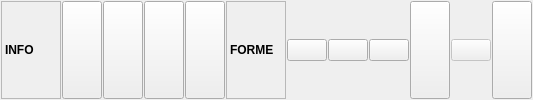
                 <widget class="QFrame" name="fraKupacToolBar">
                  <property name="sizePolicy">
                   <sizepolicy hsizetype="Preferred" vsizetype="Maximum">
                    <horstretch>0</horstretch>
                    <verstretch>0</verstretch>
                   </sizepolicy>
                  </property>
                  <property name="frameShape">
                   <enum>QFrame::NoFrame</enum>
                  </property>
                  <property name="frameShadow">
                   <enum>QFrame::Raised</enum>
                  </property>
                  <layout class="QHBoxLayout" name="horizontalLayout_33">
                   <property name="spacing">
                    <number>1</number>
                   </property>
                   <property name="leftMargin">
                    <number>1</number>
                   </property>
                   <property name="topMargin">
                    <number>1</number>
                   </property>
                   <property name="rightMargin">
                    <number>1</number>
                   </property>
                   <property name="bottomMargin">
                    <number>1</number>
                   </property>
                   <item>
                    <widget class="QLabel" name="label_4">
                     <property name="sizePolicy">
                      <sizepolicy hsizetype="Fixed" vsizetype="Preferred">
                       <horstretch>0</horstretch>
                       <verstretch>0</verstretch>
                      </sizepolicy>
                     </property>
                     <property name="minimumSize">
                      <size>
                       <width>60</width>
                       <height>27</height>
                      </size>
                     </property>
                     <property name="maximumSize">
                      <size>
                       <width>60</width>
                       <height>16777215</height>
                      </size>
                     </property>
                     <property name="font">
                      <font>
                       <weight>75</weight>
                       <bold>true</bold>
                      </font>
                     </property>
                     <property name="frameShape">
                      <enum>QFrame::StyledPanel</enum>
                     </property>
                     <property name="text">
                      <string>INFO</string>
                     </property>
                    </widget>
                   </item>
                   <item>
                    <widget class="QPushButton" name="btnStrankaTipInfo">
                     <property name="sizePolicy">
                      <sizepolicy hsizetype="Maximum" vsizetype="Preferred">
                       <horstretch>0</horstretch>
                       <verstretch>0</verstretch>
                      </sizepolicy>
                     </property>
                     <property name="maximumSize">
                      <size>
                       <width>40</width>
                       <height>16777215</height>
                      </size>
                     </property>
                     <property name="font">
                      <font>
                       <weight>75</weight>
                       <bold>true</bold>
                      </font>
                     </property>
                     <property name="cursor">
                      <cursorShape>PointingHandCursor</cursorShape>
                     </property>
                     <property name="toolTip">
                      <string>INFO - STRANKA TIP</string>
                     </property>
                     <property name="icon">
                      <iconset resource="../../resources/DonatForm.qrc">
                       <normaloff>:/InDonat/Forms/images/ULOGA_ID_16x16.png</normaloff>:/InDonat/Forms/images/ULOGA_ID_16x16.png</iconset>
                     </property>
                    </widget>
                   </item>
                   <item>
                    <widget class="QPushButton" name="btnStrankaRacunInfo">
                     <property name="sizePolicy">
                      <sizepolicy hsizetype="Maximum" vsizetype="Preferred">
                       <horstretch>0</horstretch>
                       <verstretch>0</verstretch>
                      </sizepolicy>
                     </property>
                     <property name="maximumSize">
                      <size>
                       <width>40</width>
                       <height>16777215</height>
                      </size>
                     </property>
                     <property name="font">
                      <font>
                       <weight>75</weight>
                       <bold>true</bold>
                      </font>
                     </property>
                     <property name="cursor">
                      <cursorShape>PointingHandCursor</cursorShape>
                     </property>
                     <property name="toolTip">
                      <string>INFO - STRANKA RAČUN</string>
                     </property>
                     <property name="icon">
                      <iconset resource="../../resources/DonatForm.qrc">
                       <normaloff>:/InDonat/Forms/images/user2.gif</normaloff>:/InDonat/Forms/images/user2.gif</iconset>
                     </property>
                    </widget>
                   </item>
                   <item>
                    <widget class="QPushButton" name="btnStrankaBiljeskaInfo">
                     <property name="sizePolicy">
                      <sizepolicy hsizetype="Maximum" vsizetype="Preferred">
                       <horstretch>0</horstretch>
                       <verstretch>0</verstretch>
                      </sizepolicy>
                     </property>
                     <property name="maximumSize">
                      <size>
                       <width>40</width>
                       <height>16777215</height>
                      </size>
                     </property>
                     <property name="font">
                      <font>
                       <weight>75</weight>
                       <bold>true</bold>
                      </font>
                     </property>
                     <property name="cursor">
                      <cursorShape>PointingHandCursor</cursorShape>
                     </property>
                     <property name="toolTip">
                      <string>INFO - STRANKA BILJEŠKA</string>
                     </property>
                     <property name="icon">
                      <iconset resource="../../resources/DonatForm.qrc">
                       <normaloff>:/InDonat/Forms/images/icon_bullets.gif</normaloff>:/InDonat/Forms/images/icon_bullets.gif</iconset>
                     </property>
                     <property name="iconSize">
                      <size>
                       <width>16</width>
                       <height>16</height>
                      </size>
                     </property>
                    </widget>
                   </item>
                   <item>
                    <widget class="QPushButton" name="btnStrankaIzjaveInfo">
                     <property name="sizePolicy">
                      <sizepolicy hsizetype="Maximum" vsizetype="Preferred">
                       <horstretch>0</horstretch>
                       <verstretch>0</verstretch>
                      </sizepolicy>
                     </property>
                     <property name="maximumSize">
                      <size>
                       <width>40</width>
                       <height>16777215</height>
                      </size>
                     </property>
                     <property name="font">
                      <font>
                       <weight>75</weight>
                       <bold>true</bold>
                      </font>
                     </property>
                     <property name="cursor">
                      <cursorShape>PointingHandCursor</cursorShape>
                     </property>
                     <property name="toolTip">
                      <string>INFO - STRANKA IZJAVE</string>
                     </property>
                     <property name="icon">
                      <iconset resource="../../resources/DonatForm.qrc">
                       <normaloff>:/InDonat/Forms/images/sve_nerijeseni.gif</normaloff>:/InDonat/Forms/images/sve_nerijeseni.gif</iconset>
                     </property>
                     <property name="iconSize">
                      <size>
                       <width>16</width>
                       <height>16</height>
                      </size>
                     </property>
                    </widget>
                   </item>
                   <item>
                    <widget class="QLabel" name="label_5">
                     <property name="minimumSize">
                      <size>
                       <width>60</width>
                       <height>0</height>
                      </size>
                     </property>
                     <property name="font">
                      <font>
                       <weight>75</weight>
                       <bold>true</bold>
                      </font>
                     </property>
                     <property name="frameShape">
                      <enum>QFrame::StyledPanel</enum>
                     </property>
                     <property name="text">
                      <string>FORME</string>
                     </property>
                    </widget>
                   </item>
                   <item>
                    <widget class="QPushButton" name="btnTipStranke_2">
                     <property name="toolTip">
                      <string>PROMJENA - STRANKA TIP</string>
                     </property>
                     <property name="icon">
                      <iconset resource="../../resources/DonatForm.qrc">
                       <normaloff>:/InDonat/Forms/images/ULOGA_ID_16x16.png</normaloff>:/InDonat/Forms/images/ULOGA_ID_16x16.png</iconset>
                     </property>
                    </widget>
                   </item>
                   <item>
                    <widget class="QPushButton" name="btnRacunStranke">
                     <property name="toolTip">
                      <string>PROMJENA - STRANKA RAČUN</string>
                     </property>
                     <property name="icon">
                      <iconset resource="../../resources/DonatForm.qrc">
                       <normaloff>:/InDonat/Forms/images/user2.gif</normaloff>:/InDonat/Forms/images/user2.gif</iconset>
                     </property>
                    </widget>
                   </item>
                   <item>
                    <widget class="QPushButton" name="btnStrankaBiljeska">
                     <property name="toolTip">
                      <string>PROMJENA - STRANKA BILJEŠKA</string>
                     </property>
                     <property name="icon">
                      <iconset resource="../../resources/DonatForm.qrc">
                       <normaloff>:/InDonat/Forms/images/lista.gif</normaloff>:/InDonat/Forms/images/lista.gif</iconset>
                     </property>
                    </widget>
                   </item>
                   <item>
                    <widget class="QPushButton" name="btnStrankaIzjave">
                     <property name="sizePolicy">
                      <sizepolicy hsizetype="Minimum" vsizetype="Preferred">
                       <horstretch>0</horstretch>
                       <verstretch>0</verstretch>
                      </sizepolicy>
                     </property>
                     <property name="toolTip">
                      <string>PROMJENA - STRANKA IZJAVE</string>
                     </property>
                     <property name="icon">
                      <iconset resource="../../resources/DonatForm.qrc">
                       <normaloff>:/InDonat/Forms/images/sve_nerijeseni.gif</normaloff>:/InDonat/Forms/images/sve_nerijeseni.gif</iconset>
                     </property>
                     <property name="iconSize">
                      <size>
                       <width>16</width>
                       <height>16</height>
                      </size>
                     </property>
                    </widget>
                   </item>
                   <item>
                    <widget class="QPushButton" name="pushButton_9">
                     <property name="enabled">
                      <bool>false</bool>
                     </property>
                     <property name="maximumSize">
                      <size>
                       <width>40</width>
                       <height>16777215</height>
                      </size>
                     </property>
                     <property name="icon">
                      <iconset resource="../../resources/DonatForm.qrc">
                       <normaloff>:/InDonat/Forms/images/transparent.png</normaloff>:/InDonat/Forms/images/transparent.png</iconset>
                     </property>
                    </widget>
                   </item>
                   <item>
                    <widget class="QPushButton" name="btnUgovorneObveze_2">
                     <property name="sizePolicy">
                      <sizepolicy hsizetype="Maximum" vsizetype="Preferred">
                       <horstretch>0</horstretch>
                       <verstretch>0</verstretch>
                      </sizepolicy>
                     </property>
                     <property name="maximumSize">
                      <size>
                       <width>40</width>
                       <height>16777215</height>
                      </size>
                     </property>
                     <property name="font">
                      <font>
                       <weight>75</weight>
                       <bold>true</bold>
                      </font>
                     </property>
                     <property name="cursor">
                      <cursorShape>PointingHandCursor</cursorShape>
                     </property>
                     <property name="toolTip">
                      <string>STRANKA - PENALI</string>
                     </property>
                     <property name="icon">
                      <iconset resource="../../resources/DonatForm.qrc">
                       <normaloff>:/InDonat/Forms/images/dollarsign.gif</normaloff>:/InDonat/Forms/images/dollarsign.gif</iconset>
                     </property>
                    </widget>
                   </item>
                  </layout>
                 </widget>
